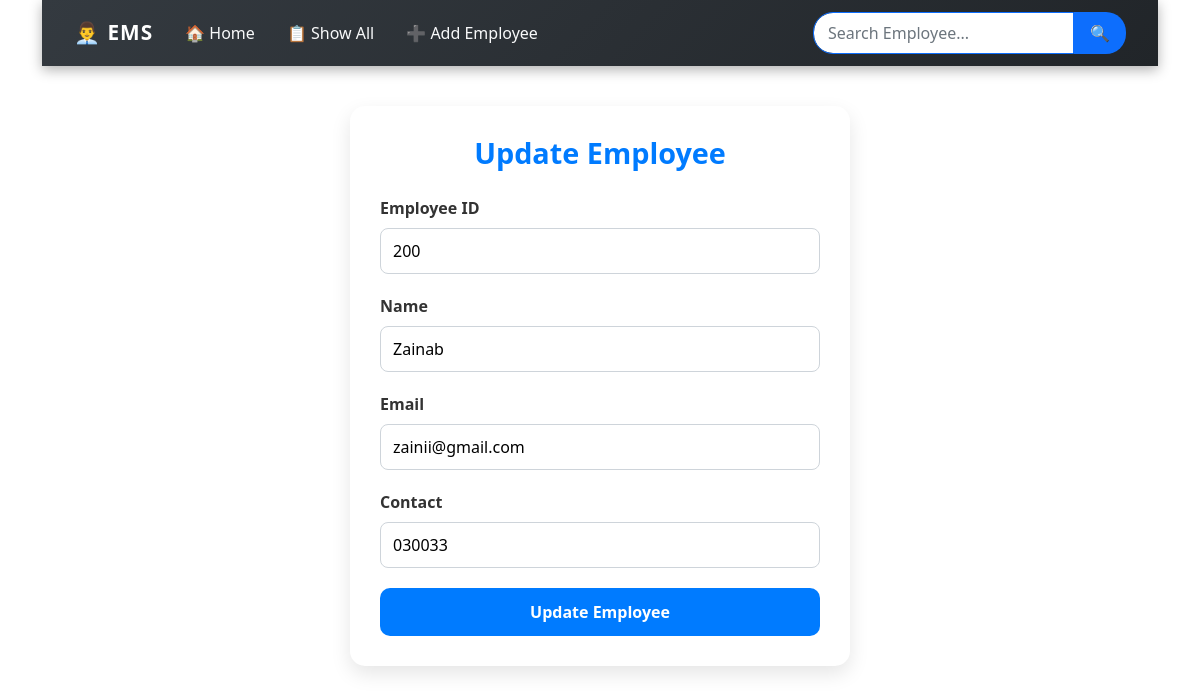
Page /edit/2/ on the committed database.
### myapp/models.py (models this page shows)
class Employee(models.Model):
    eid = models.CharField(max_length=20)
    ename = models.CharField(max_length=100)
    eemail = models.EmailField()
    econtact = models.CharField(max_length=30)

### myapp/views.py (the view)
# urls.py: path('edit/<int:id>/', views.edit, name='edit'),
def edit(request, id):
    employee = get_object_or_404(Employee, id=id)
    form = EmployeeForm(instance=employee)
    return render(request, "edit.html", {"form": form, "employee": employee})

### myapp/forms.py
class EmployeeForm(forms.ModelForm):
    class Meta:
        model = Employee
        fields = "__all__"

### myapp/templates/edit.html (shortened to what this page needs)
{% extends 'base.html' %}
{% block contect %}
<div class="form-container">
    <h2 class="form-title">Update Employee</h2>
    <form method="POST" action="{% url 'update' employee.id %}" class="employee-form">
        <div class="form-group">
            <label for="id_eid">Employee ID</label>
            <input type="text" name="eid" id="id_eid" required value="{{ employee.eid }}">
        </div>
        <div class="form-group">
            <label for="id_ename">Name</label>
            <input type="text" name="ename" id="id_ename" required value="{{ employee.ename }}">
        </div>
        <div class="form-group">
            <label for="id_eemail">Email</label>
            <input type="email" name="eemail" id="id_eemail" required value="{{ employee.eemail }}">
        </div>
        <div class="form-group">
            <label for="id_econtact">Contact</label>
            <input type="text" name="econtact" id="id_econtact" required value="{{ employee.econtact }}">
        </div>
        <div class="form-actions">
            <button type="submit" class="btn-submit">Update Employee</button>
        </div>
    </form>
</div>
{% endblock %}

### myapp/static/style.css (style rules this page uses)
.form-container { max-width: 500px; margin: 40px auto; background: #fff; padding: 30px; border-radius: 15px; box-shadow: 0 8px 20px rgba(0,0,0,0.1); }
.form-title { text-align: center; font-size: 1.8rem; color: #007bff; margin-bottom: 25px; font-weight: bold; }
.form-group { margin-bottom: 20px; }
.form-group label { font-weight: 600; margin-bottom: 8px; display: block; color: #333; }
.form-group input { width: 100%; padding: 10px 12px; border: 1px solid #ced4da; border-radius: 8px; font-size: 1rem; transition: border-color 0.3s ease, box-shadow 0.3s ease; }
.btn-submit { width: 100%; padding: 12px; border: none; border-radius: 10px; font-size: 1rem; font-weight: 600; background: #28a745; color: #fff; cursor: pointer; transition: background 0.3s ease; }
.btn-submit { width: 100%; padding: 12px; border: none; border-radius: 10px; font-size: 1rem; font-weight: 600; background: #007bff; color: #fff; cursor: pointer; transition: background 0.3s ease; }

### rows in the picture
Employee: eid "200", ename "Zainab", eemail "zainii@gmail.com", econtact "030033"
